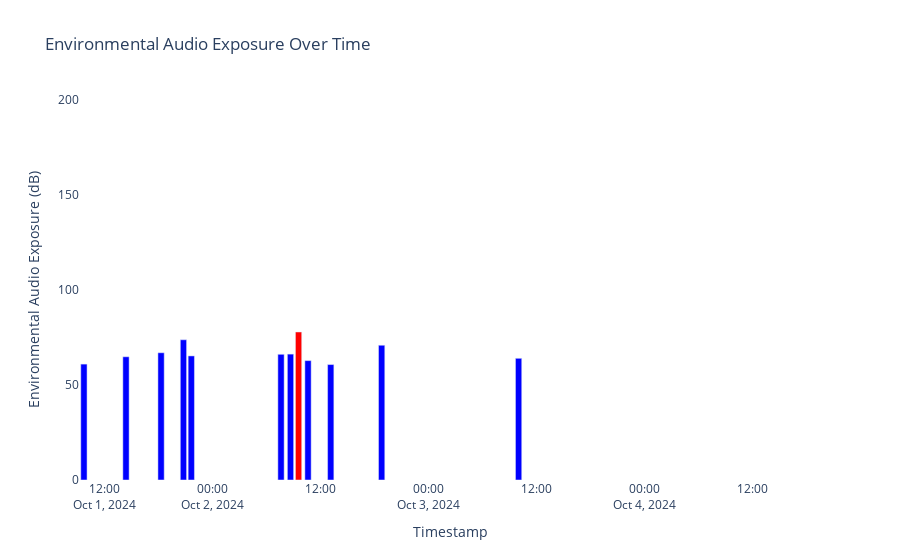

The cell this chart's notebook holds for it:
### Code cell
threshold = 75
colors = ['red' if val > threshold else 'blue' for val in df['EnvironmentalAudioExposure']]

fig1 = go.Figure()
fig1.add_trace(go.Bar(
    x=df['Timestamp'],
    y=df['EnvironmentalAudioExposure'],
    marker_color=colors,  # Set the colors based on the threshold
))

# Update the layout
fig1.update_layout(
    title="Environmental Audio Exposure Over Time",
    xaxis_title="Timestamp",
    yaxis_title="Environmental Audio Exposure (dB)",
    yaxis=dict(range=[0, 200]),
    plot_bgcolor='rgba(0,0,0,0)'
)

# Show the plot
fig1.show()

### Figure 1 — Plotly figure (JSON) as saved in the notebook; plotly's stock layout.template omitted (floating-point values rounded to 4 significant figures)
{"data": [{"marker": {"color": ["blue", "blue", "blue", "blue", "blue", "blue", "blue", "red", "blue", "blue", "blue", "blue", "blue", "blue", "blue", "blue", "blue"]}, "type": "bar", "x": ["2024-10-01T09:42:34", "2024-10-01T14:22:48", "2024-10-01T18:16:36", "2024-10-01T20:45:49", "2024-10-01T21:38:05", "2024-10-02T07:35:53", "2024-10-02T08:39:10", "2024-10-02T09:32:56", "2024-10-02T10:35:49", "2024-10-02T13:07:10", "2024-10-02T18:46:31", "2024-10-03T09:59:08", "2024-10-03T12:48:45", "2024-10-03T16:56:13", "2024-10-04T09:42:25", "2024-10-04T12:31:51", "2024-10-04T19:01:22"], "y": [61.0, 64.86, 66.97, 73.8, 65.31, 66.16, 66.26, 77.9, 62.83, 60.76, 70.91, 64.05, null, null, null, null, null]}], "layout": {"plot_bgcolor": "rgba(0,0,0,0)", "title": {"text": "Environmental Audio Exposure Over Time"}, "xaxis": {"title": {"text": "Timestamp"}}, "yaxis": {"range": [0, 200], "title": {"text": "Environmental Audio Exposure (dB)"}}}}
